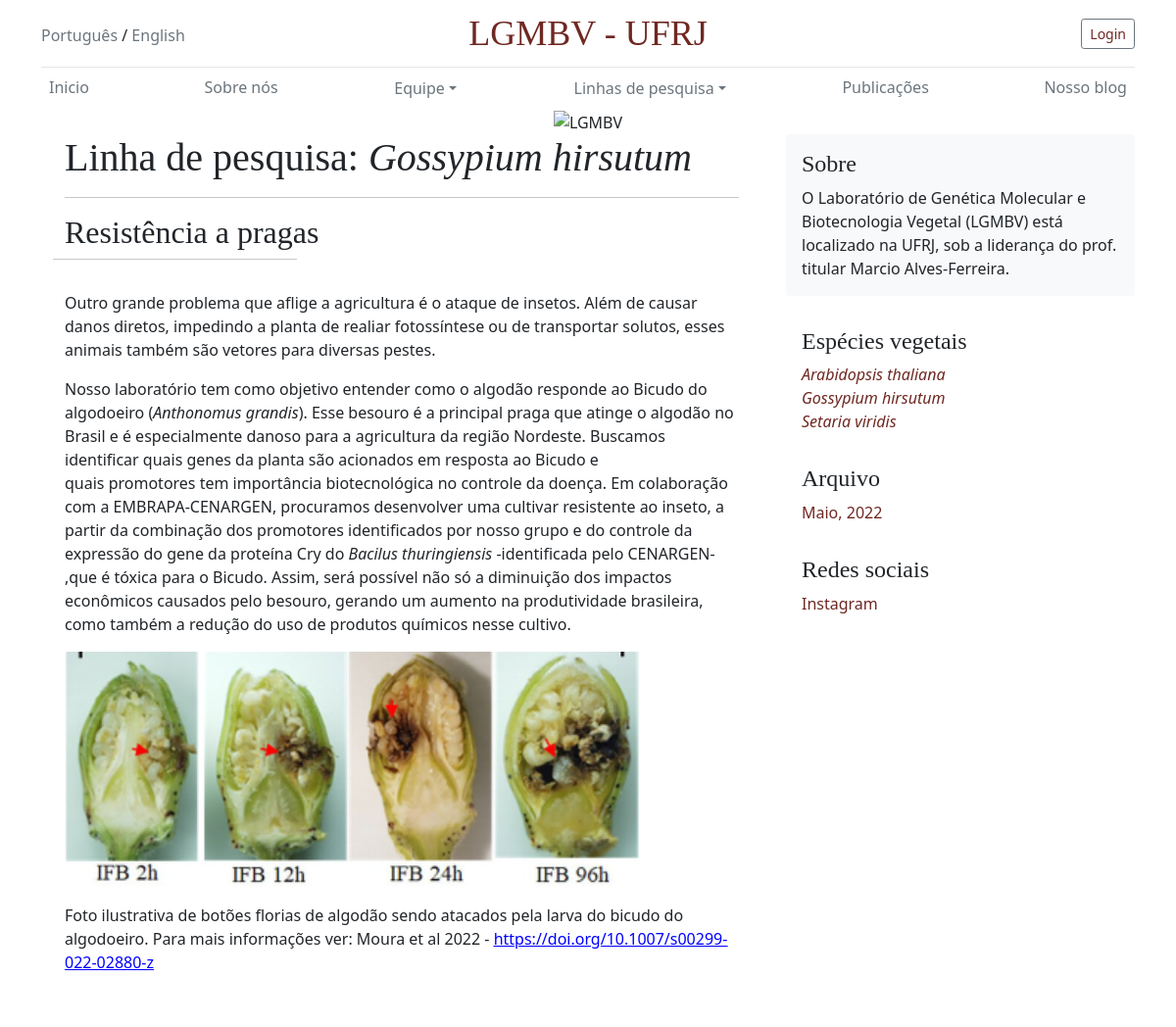
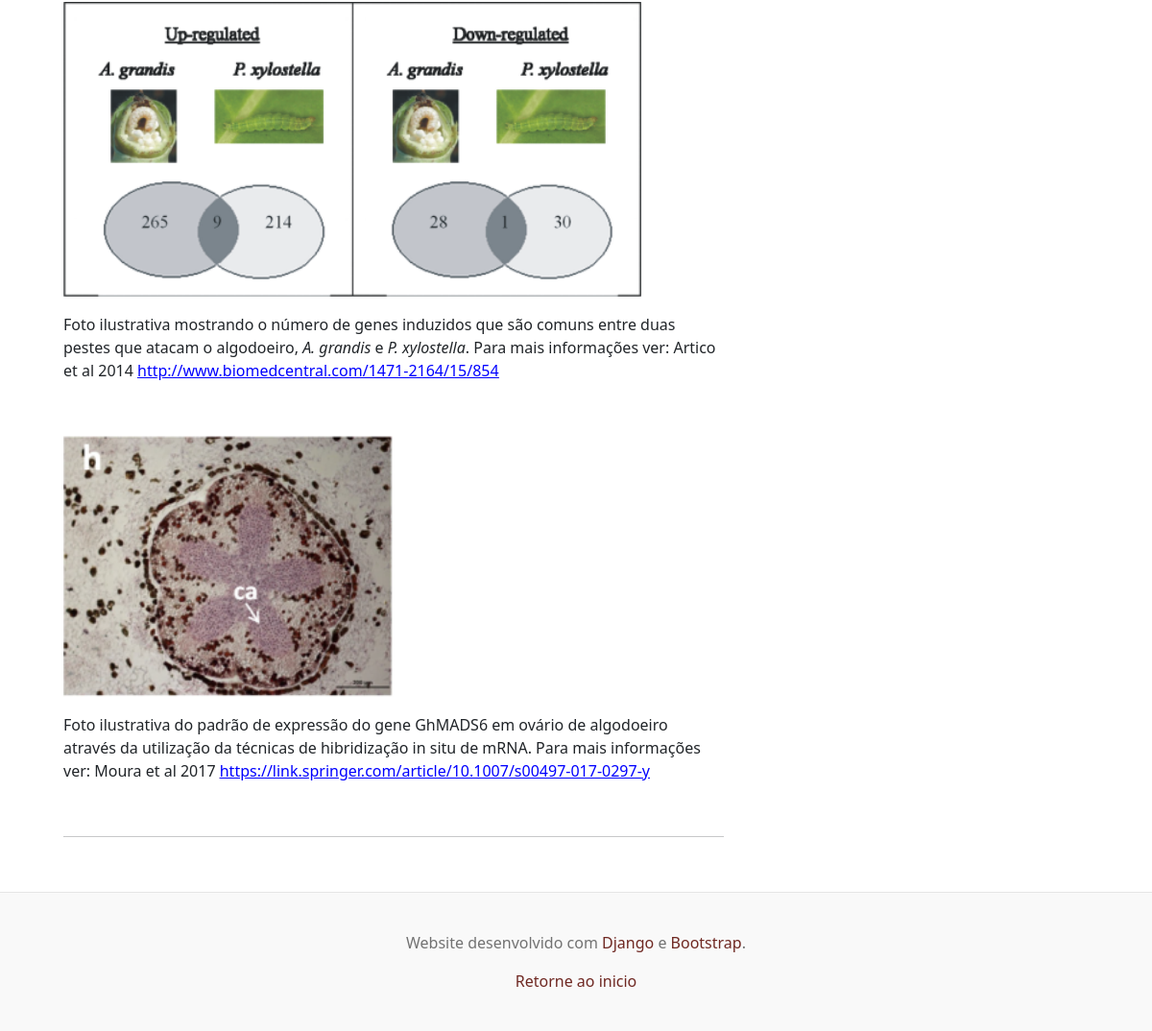
Page /linha_gossypium/ on the committed database (2 pictures, top to bottom).
### linha_pesquisa/models.py (models this page shows, shortened)
class Linha_Gossypium(models.Model):
    id = models.AutoField
    title = models.CharField(max_length=100)
    category = models.ForeignKey(Linha_Gossypium_category, on_delete=models.PROTECT)
    text = RichTextUploadingField()

### linha_pesquisa/views.py (the view)
# urls.py: path('gossypium/', views.linha_gossypium, name="gossypium"),
def linha_gossypium(request):
    allLinha_Gossypium = []
    catabout = Linha_Gossypium.objects.values('category', 'id')
    cats = {item['category'] for item in catabout}
    for cat in cats:
        Linha_Gossypium_cat = Linha_Gossypium.objects.filter(category=cat)
        allLinha_Gossypium.append(Linha_Gossypium_cat)
    return render(request, "gossypium.html", {'allLinha_Gossypium':allLinha_Gossypium})

### templates/gossypium.html (shortened to what this page needs)
{% extends 'layout.html' %}
{% block content %}
<div class="container">
    <div class="section-title">
        <h1>Linha de pesquisa: <em>Gossypium hirsutum</em></h1>
        <hr>
    </div>
    <div class="row">
        {% for Linha_Gossypium_cat in allLinha_Gossypium %}
        <h2> {{Linha_Gossypium_cat.0.title}}</h2>
        <hr style="width:35%;">
        <div class="column">
            <div class="team">
                <div class="team-img">
                    <p>{{Linha_Gossypium_cat.0.text|safe}}</p>
                    <hr>
                </div>
            </div>
        </div>
        {% endfor %}
    </div>
</div>
{% endblock content %}

### static/blog.css (style rules this page uses)
h1, h2, h3, h4, h5, h6 { font-family: "Playfair Display", Georgia, "Times New Roman", serif; }

### templates/layout.html (style rules this page uses)
a:link { color: #6f2822; text-decoration: none }

### rows in the picture
Linha_Gossypium: title "Resistência a pragas", text "Outro grande problema que aflige a agricultura é o ataque de insetos. Além de causar danos diretos, impedindo a planta de realiar fotossíntese ou de transportar solutos, esses animais também são vetores para diversas pestes. Nosso laboratório tem como objetivo entender como o algodão responde ao Bicudo do algodoeiro ( Anthonomus grandis ). Esse besouro é a principal praga que atinge o algodão no Brasil e é especialmente danoso para a agricultura da região Nordeste. Buscamos identificar quais genes da planta são acionados em resposta ao Bicudo e quais promotores tem importância biotecnológica no controle da doença. Em colaboração com a EMBRAPA-CENARGEN, procuramos desenvolver uma cultivar…", text (picture)
